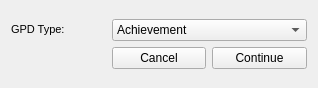
<?xml version="1.0" encoding="UTF-8"?>
<ui version="4.0">
 <class>NewGpdDialog</class>
 <widget class="QDialog" name="NewGpdDialog">
  <property name="geometry">
   <rect>
    <x>0</x>
    <y>0</y>
    <width>318</width>
    <height>88</height>
   </rect>
  </property>
  <property name="font">
   <font>
    <family>Arial</family>
   </font>
  </property>
  <property name="windowTitle">
   <string>New GPD Dialog</string>
  </property>
  <layout class="QGridLayout" name="gridLayout_2">
   <item row="0" column="0">
    <layout class="QGridLayout" name="gridLayout">
     <item row="0" column="0">
      <widget class="QLabel" name="label">
       <property name="font">
        <font>
         <family>Arial</family>
        </font>
       </property>
       <property name="text">
        <string>&lt;!DOCTYPE HTML PUBLIC &quot;-//W3C//DTD HTML 4.0//EN&quot; &quot;http://www.w3.org/TR/REC-html40/strict.dtd&quot;&gt;
&lt;html&gt;&lt;head&gt;&lt;meta name=&quot;qrichtext&quot; content=&quot;1&quot; /&gt;&lt;style type=&quot;text/css&quot;&gt;
p, li { white-space: pre-wrap; }
&lt;/style&gt;&lt;/head&gt;&lt;body style=&quot; font-family:'Arial'; font-size:8.25pt; font-weight:400; font-style:normal;&quot;&gt;
&lt;p style=&quot; margin-top:0px; margin-bottom:0px; margin-left:0px; margin-right:0px; -qt-block-indent:0; text-indent:0px;&quot;&gt;&lt;span style=&quot; font-family:'Lucida Grande'; font-size:8pt;&quot;&gt;GPD Type:&lt;/span&gt;&lt;/p&gt;&lt;/body&gt;&lt;/html&gt;</string>
       </property>
      </widget>
     </item>
     <item row="0" column="1" colspan="2">
      <widget class="QComboBox" name="comboBox">
       <property name="font">
        <font>
         <family>Arial</family>
        </font>
       </property>
       <item>
        <property name="text">
         <string>Achievement</string>
        </property>
       </item>
       <item>
        <property name="text">
         <string>Dashboard</string>
        </property>
       </item>
       <item>
        <property name="text">
         <string>Avatar Award</string>
        </property>
       </item>
      </widget>
     </item>
     <item row="1" column="1">
      <widget class="QPushButton" name="pushButton_2">
       <property name="font">
        <font>
         <family>Arial</family>
        </font>
       </property>
       <property name="text">
        <string>Cancel</string>
       </property>
       <property name="icon">
        <iconset resource="images.qrc">
         <normaloff>:/images/cancel.png</normaloff>:/images/cancel.png</iconset>
       </property>
       <property name="autoDefault">
        <bool>false</bool>
       </property>
      </widget>
     </item>
     <item row="1" column="2">
      <widget class="QPushButton" name="pushButton">
       <property name="font">
        <font>
         <family>Arial</family>
        </font>
       </property>
       <property name="text">
        <string>Continue</string>
       </property>
       <property name="icon">
        <iconset resource="images.qrc">
         <normaloff>:/images/continue.png</normaloff>:/images/continue.png</iconset>
       </property>
       <property name="autoDefault">
        <bool>false</bool>
       </property>
      </widget>
     </item>
    </layout>
   </item>
  </layout>
 </widget>
 <resources>
  <include location="images.qrc"/>
 </resources>
 <connections/>
</ui>
